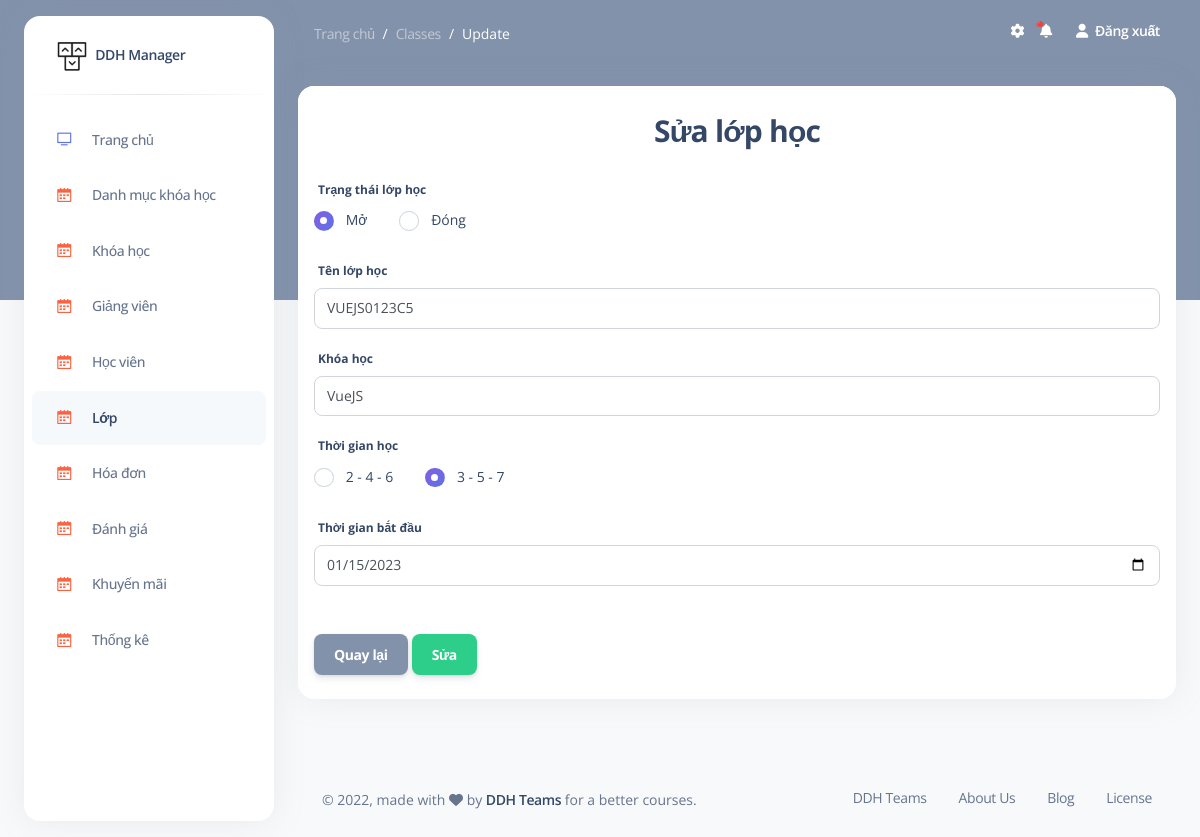
The app's page /admin/classes/update/10 (signed in) with its own data.
### tables this page shows
CREATE TABLE `classes` (
                           `id` int NOT NULL,
                           `name_class` varchar(255) DEFAULT NULL,
                           `id_course` int DEFAULT NULL,
                           `id_teacher` int DEFAULT NULL,
                           `slot` int DEFAULT '3',
                           `time_learn` tinyint DEFAULT NULL,
                           `time_start` date DEFAULT NULL,
                           `time_end` date DEFAULT NULL,
                           `status_class` tinyint DEFAULT '0'
);

### models/admin/classes.php (called while the page is built, shortened)
<?php
    function class_detail($id){
        $sql = "SELECT *
                FROM classes
                INNER JOIN teachers ON classes.id_teacher = teachers.id
                INNER JOIN courses ON courses.id = classes.id_course
                WHERE classes.id = ?
             ";
        return query_one($sql,$id);
    }
?>

### models/process_db.php (called while the page is built, shortened)
<?php
    function connect(){
        $conn = null;
        try {
            $conn = new PDO("mysql:host=".DB_HOST.";dbname=".DB_NAME."", DB_USER, DB_PASS);
            $conn->setAttribute(PDO::ATTR_ERRMODE, PDO::ERRMODE_EXCEPTION);
        }catch(PDOException $e){
            echo "Connection failed: " . $e->getMessage();
        }
        return $conn;
    }
    function query($sql){
        $sql_args = array_slice(func_get_args(), 1);
        try {
            $stmt = connect()->prepare($sql);
            $stmt->execute($sql_args);
            $rows = $stmt->fetchAll();
            return $rows;
        } catch (PDOException $e) {
            throw $e;
        }
    }
    function query_one($sql){
        $sql_args = array_slice(func_get_args(), 1);
        try {
            $stmt = connect()->prepare($sql);
            $stmt->execute($sql_args);
            $row = $stmt->fetch(PDO::FETCH_ASSOC);
            return $row;
        } catch (PDOException $e) {
            throw $e;
        }
    }
?>

### models/admin/courses.php (called while the page is built, shortened)
<?php
    function courses_read(){
        $sql = "SELECT courses.*,categories.name_category
            FROM `courses`
            INNER JOIN categories ON courses.id_category = categories.id
        ";
        return query($sql);
    }
?>

### views/admin/classes/update.php (the view, shortened to what this page needs)
<section class="container-fluid py-4">
    <div class="row">
        <div class="col-12">
            <div class="card mb-4">
                <div class="card-header pb-0">
                    <div class="text-center">
                        <h3>Sửa lớp học</h3>
                    </div>
                </div>
                <div class="card-body px-0 pt-0 pb-2">
                    <div class="p-3">
                        <form action="<?= CLASSES ?>/edit/<?= $update_class['id'] ?>" method="post" id="form-1" enctype="multipart/form-data">
                            <div class="form-group">
                                <label for="time_learn" class="form-label">
                                    Trạng thái lớp học
                                </label>
                                <div class="d-flex">
                                    <div class="form-check">
                                        <input class="form-check-input" type="radio" name="status_class" id="statusClass1" value="0" <?= $update_class['status_class'] == 0 ? "checked" : "" ?>>
                                        <label class="form-check-label" for="statusClass1">
                                            Mở
                                        </label>
                                    </div>
                                    <div class="form-check">
                                        <input class="form-check-input" type="radio" name="status_class" id="statusClass2" value="1" <?= $update_class['status_class'] == 1 ? "checked" : "" ?>>
                                        <label class="form-check-label" for="statusClass2">
                                            Đóng
                                        </label>
                                    </div>
                                </div>
                            </div>
                            <div class="form-group ">
                                <label for="name_class" class="form-label">Tên lớp học</label>
                                <input type="text" name="name_class" id="name_class" class="form-control" value="<?= $update_class['name_class'] ?>">
                            </div>
                            <div class="form-group ">
                                <label for="id_category" class="form-label">Khóa học</label>
                                <select name="id_category" id="id_category" class="form-control">
                                    <?php foreach($courses_read as $key => $values): ?>
                                        <option <?= $update_class['name_course'] == $values['name_course'] ? "selected" : "" ?>  value="<?= $values['id'] ?>"><?= $values['name_course'] ?></option>
                                    <?php endforeach; ?>
                                </select>
                            </div>
                            <div class="form-group">
                                <label for="time_learn" class="form-label">
                                    Thời gian học
                                </label>
                                <div class="d-flex">
                                    <div class="form-check">
                                        <input class="form-check-input" type="radio" name="time_learn" id="statusCourse1" value="0" <?= $update_class['time_learn'] == 0 ? "checked" : "" ?>>
                                        <label class="form-check-label" for="statusCourse1">
                                            2 - 4 - 6
                                        </label>
                                    </div>
                                    <div class="form-check">
                                        <input class="form-check-input" type="radio" name="time_learn" id="statusCourse2" value="1" <?= $update_class['time_learn'] == 1 ? "checked" : "" ?>>
                                        <label class="form-check-label" for="statusCourse2">
                                            3 - 5 - 7
                                        </label>
                                    </div>
                                </div>
                            </div>
                            <div class="form-group ">
                                <label for="time_start" class="form-label">Thời gian bắt đầu</label>
                                <input type="date" name="time_start" id="time_start" class="form-control" value="<?= $update_class['time_start'] ?>" required>
                            </div>
                            <div class="mt-5">
                                <a href="<?= CLASSES ?>" class="btn btn-secondary">Quay lại</a>
                                <button class="btn btn-success" name="create_course" type="submit">Sửa</button>
                            </div>
                        </form>
                    </div>
                </div>
            </div>
        </div>
    </div>
</section>

### admin.php (style rules this page uses)
.btn { margin-bottom: 0 !important; }

### records on screen
classes: status_class "☑ Mở", status_class "☐ Đóng", name_class "VUEJS0123C5", time_learn "☐ 2 - 4 - 6", time_learn "☑ 3 - 5 - 7", time_start "01/15/2023"

### other values on screen
$_GET['module'] "Classes"
$_GET['act'] "Update"
form field id_category "VueJS"
